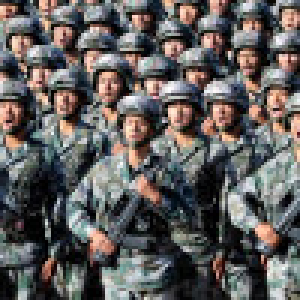
//> input picture img/100x100.jpg, 100 x 100 px (shown 3 times larger)
$ ./special_morph_ing img/100x100.jpg img/people_bunch.jpg img/ img/people_bunch.jpg img/people_bunch.jpg   (built with g++ and OpenCV 4)
//> lines starting //> are read from the running program, lines starting //| are printed output that depends on the picture
#include <iostream>
#include <vector>
#include <cmath>
#include <sys/stat.h> // works under linux
#include "opencv2/opencv.hpp"
#include "dlib/opencv/cv_image.h"
#include "dlib/image_processing.h"
#include "dlib/image_processing/frontal_face_detector.h"

using namespace cv;
using std::cout;
using std::cin;
using std::endl;
using std::vector;

typedef vector<Vec2d> fdots;

class lPair {
public:
    Vec2d P_, Q_, P, Q;
    lPair(Vec2d p_, Vec2d q_, Vec2d p, Vec2d q) : P_(p_), Q_(q_), P(p), Q(q) {}
};

// [104 lines left out: function face_dots, not called in this run]

vector<Vec2s> llist;

// [44 lines left out: functions init_llist, gen_lines, get_pixel, not called in this run]

double mag(Vec2d x) {
    return sqrt(x.dot(x));
}
// [32 lines left out: functions dist, morph, not called in this run]

int main(int argc, char *argv[]) {
    if (argc < 6) {
        cout << "Usage: morph <source1_path> <source2_path> <destination_folder> <shape_predictor_68_face_landmarks.dat_path> <face_lines.csv_path>\n";
        return -1;
    }
    // load source as BGRA
    unsigned int length = 640, width = 640;
    Mat source1 = imread(argv[1], IMREAD_COLOR);
//> source1 is the input picture: 100 rows x 100 cols, CV_8UC3; mean B, G, R 91.9, 93.2, 96.2
    Mat source2 = imread(argv[2], IMREAD_COLOR);
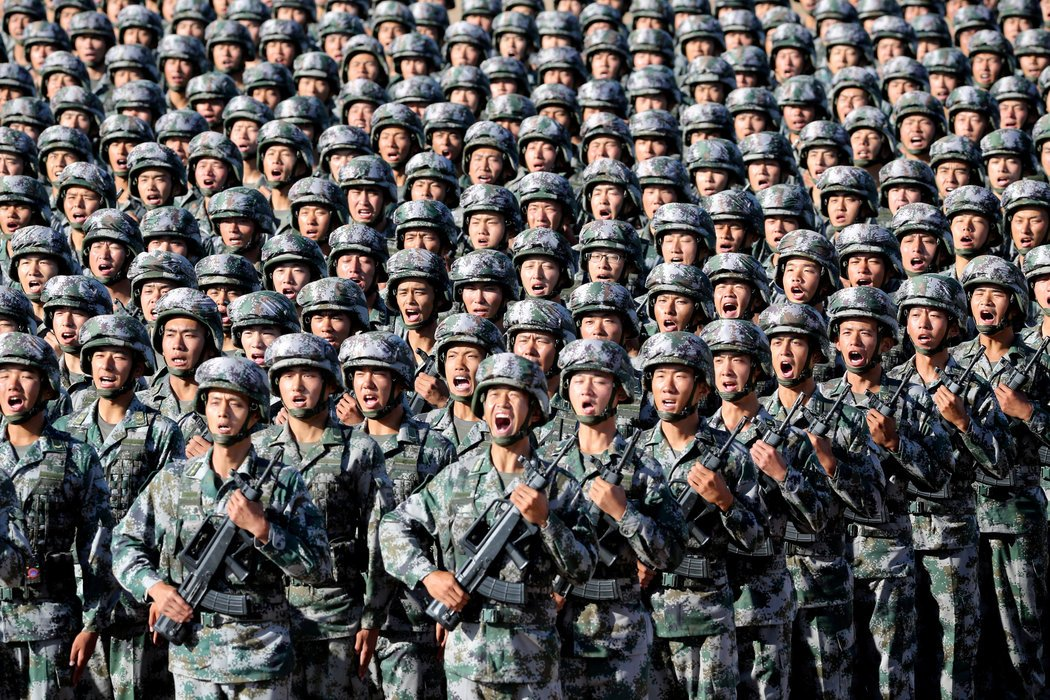
//> input picture img/people_bunch.jpg, 1050 x 700 px
//> source2 is the input picture: 700 rows x 1050 cols, CV_8UC3; mean B, G, R 87.1, 88.3, 93.2
    resize(source1, source1, Size(width,length), 0, 0, INTER_AREA);
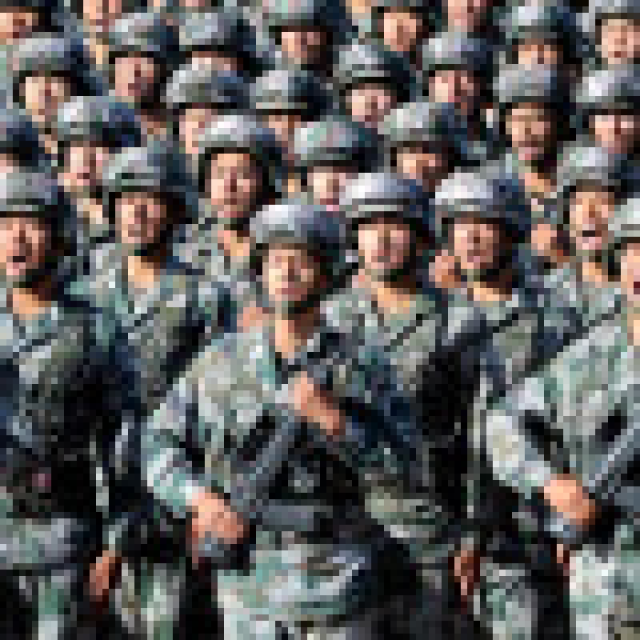
//> source1: 640 rows x 640 cols, CV_8UC3; mean B, G, R 91.8, 93.2, 96.2
    resize(source2, source2, Size(width,length), 0, 0, INTER_AREA);
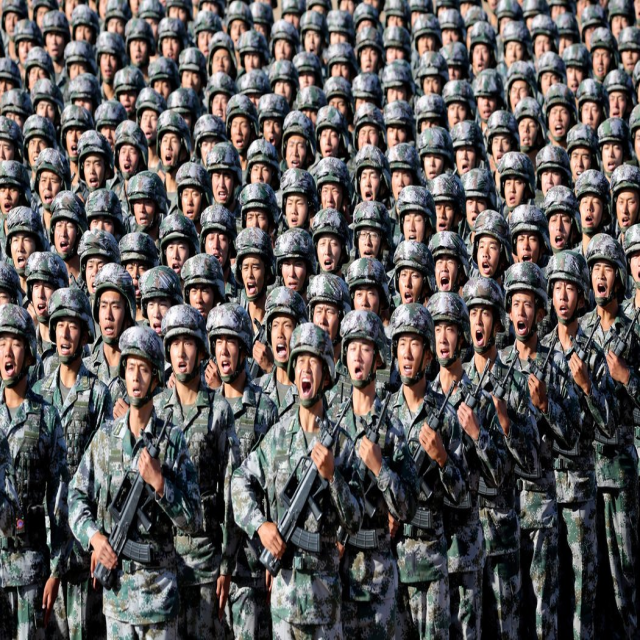
//> source2: 640 rows x 640 cols, CV_8UC3; mean B, G, R 87.1, 88.3, 93.2
    Mat source1_a(length, width, CV_8UC4);
    Mat source2_a(length, width, CV_8UC4);
    cvtColor(source1, source1_a, CV_BGR2BGRA, 4);
    cvtColor(source2, source2_a, CV_BGR2BGRA, 4);
    cout<<"Images loaded."<<endl;
    // calc face lines
//> (the run ends here: the program needs code that is not available in this run, at `fdots face1 = face_dots(source1, argv[4], 0);`)
